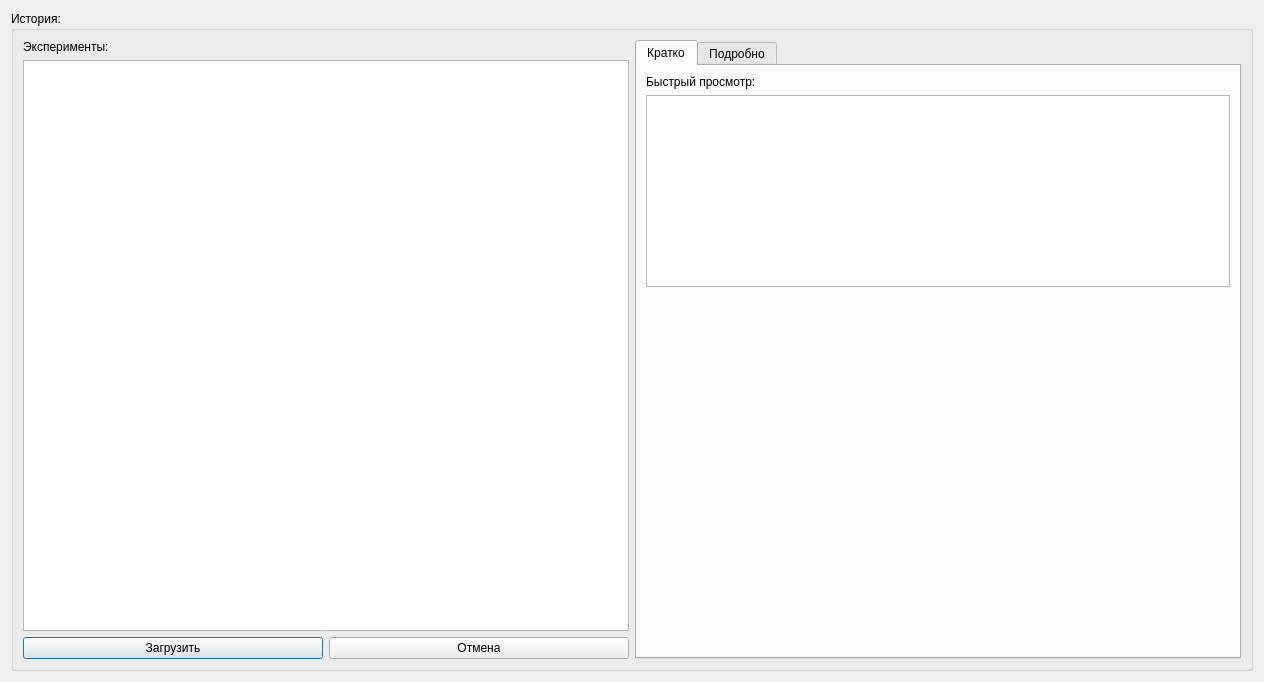
<?xml version="1.0" encoding="UTF-8"?>
<ui version="4.0">
 <class>Dialog</class>
 <widget class="QDialog" name="Dialog">
  <property name="geometry">
   <rect>
    <x>0</x>
    <y>0</y>
    <width>1264</width>
    <height>682</height>
   </rect>
  </property>
  <property name="windowTitle">
   <string>История</string>
  </property>
  <layout class="QVBoxLayout" name="verticalLayout">
   <item>
    <widget class="QGroupBox" name="groupBox_2">
     <property name="title">
      <string>История:</string>
     </property>
     <layout class="QHBoxLayout" name="horizontalLayout_3">
      <item>
       <layout class="QHBoxLayout" name="horizontalLayout">
        <item>
         <layout class="QVBoxLayout" name="verticalLayout_4">
          <item>
           <widget class="QLabel" name="label_3">
            <property name="text">
             <string>Эксперименты:</string>
            </property>
           </widget>
          </item>
          <item>
           <widget class="QTableWidget" name="table_history_experiments"/>
          </item>
          <item>
           <layout class="QHBoxLayout" name="buttons_layout">
            <item>
             <widget class="QPushButton" name="button_load">
              <property name="text">
               <string>Загрузить</string>
              </property>
             </widget>
            </item>
            <item>
             <widget class="QPushButton" name="button_cancel">
              <property name="text">
               <string>Отмена</string>
              </property>
             </widget>
            </item>
           </layout>
          </item>
         </layout>
        </item>
        <item>
         <widget class="QTabWidget" name="tab_history_info">
          <property name="currentIndex">
           <number>0</number>
          </property>
          <widget class="QWidget" name="tab_brief">
           <attribute name="title">
            <string>Кратко</string>
           </attribute>
           <layout class="QVBoxLayout" name="verticalLayout_2">
            <item>
             <layout class="QVBoxLayout" name="verticalLayout_7">
              <item>
               <widget class="QLabel" name="label_2">
                <property name="text">
                 <string>Быстрый просмотр:</string>
                </property>
               </widget>
              </item>
              <item>
               <widget class="QTextEdit" name="quick_view">
                <property name="sizePolicy">
                 <sizepolicy hsizetype="Expanding" vsizetype="Maximum">
                  <horstretch>0</horstretch>
                  <verstretch>0</verstretch>
                 </sizepolicy>
                </property>
               </widget>
              </item>
              <item>
               <widget class="QLabel" name="label_image">
                <property name="sizePolicy">
                 <sizepolicy hsizetype="Expanding" vsizetype="Expanding">
                  <horstretch>0</horstretch>
                  <verstretch>0</verstretch>
                 </sizepolicy>
                </property>
                <property name="text">
                 <string/>
                </property>
               </widget>
              </item>
             </layout>
            </item>
           </layout>
          </widget>
          <widget class="QWidget" name="tab_full">
           <attribute name="title">
            <string>Подробно</string>
           </attribute>
           <layout class="QVBoxLayout" name="verticalLayout_3">
            <item>
             <layout class="QVBoxLayout" name="verticalLayout_6">
              <item>
               <widget class="QLabel" name="label">
                <property name="text">
                 <string>История экспериментов:</string>
                </property>
               </widget>
              </item>
              <item>
               <widget class="QTableWidget" name="table_history_tickets"/>
              </item>
              <item>
               <widget class="QPushButton" name="button_load_from_db">
                <property name="text">
                 <string>Выгрузить в csv</string>
                </property>
               </widget>
              </item>
             </layout>
            </item>
           </layout>
          </widget>
         </widget>
        </item>
       </layout>
      </item>
     </layout>
    </widget>
   </item>
  </layout>
 </widget>
 <resources/>
 <connections/>
</ui>
